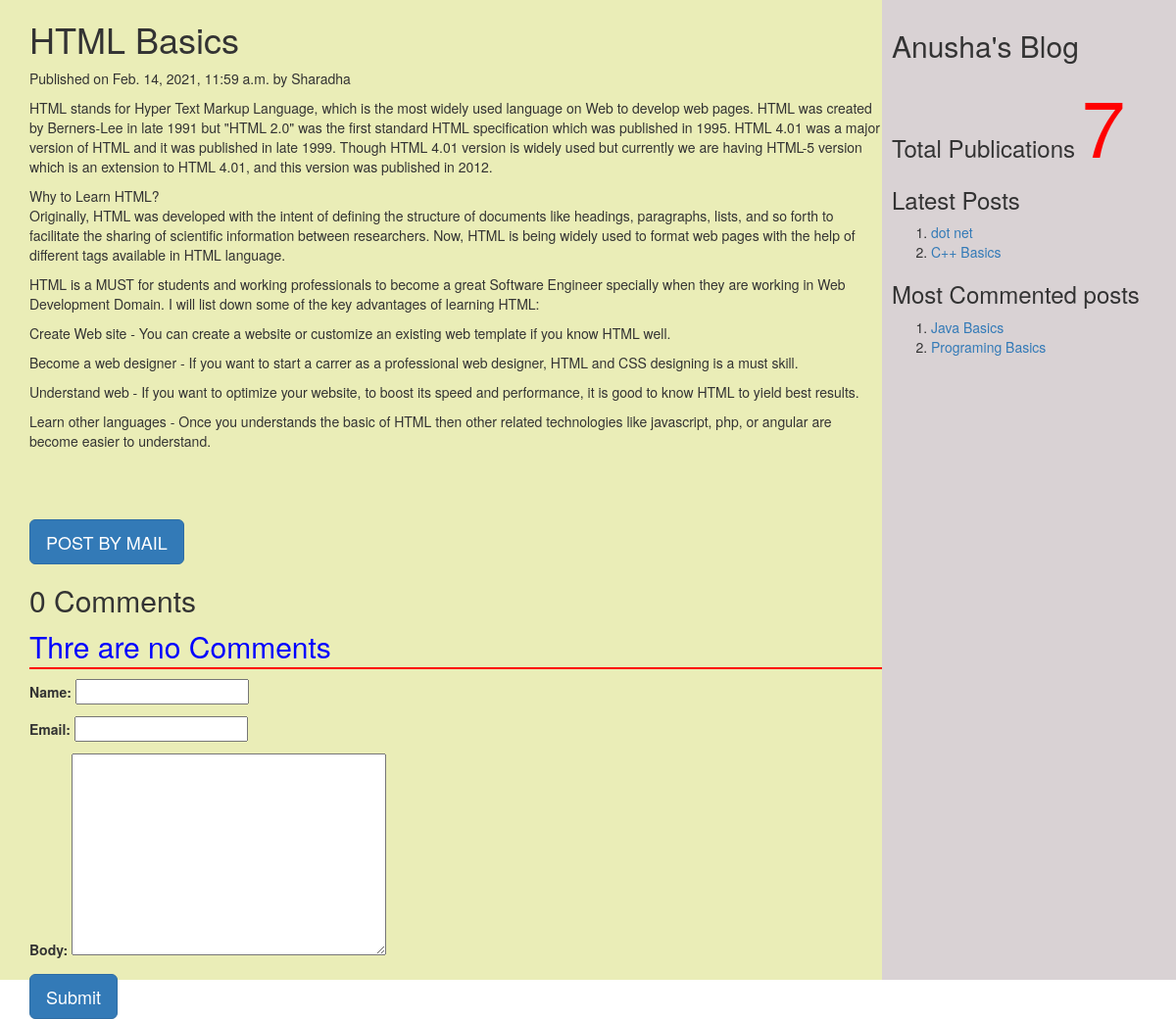
The page /2021/02/14/html-basics/ on the database its author committed.
### myApp/models.py (models this page shows, shortened)
class Post(models.Model):
    tags=TaggableManager()
    STATUS_CHOICES=(('draft','Draft'),('published','Published'))
    title=models.CharField(max_length=200)
    slug=models.SlugField(max_length=264,unique_for_date='publish')
    author=models.ForeignKey(User,related_name='blog_posts',on_delete=models.CASCADE)
    body=models.TextField()
    publish=models.DateTimeField(default=timezone.now)
    created=models.DateTimeField(auto_now_add=True)
    updated=models.DateTimeField(auto_now=True)
    status=models.CharField(max_length=20,choices=STATUS_CHOICES,default='draft')
    objects=CustomManager()
    class Meta:
        ordering=('-publish',)
    def get_absolute_url(self):
        return reverse('post_detail',args=[self.publish.year,self.publish.strftime('%m'),self.publish.strftime('%d'),self.slug])

### myApp/views.py (the view, shortened to what this page needs)
# urls.py: url(r'(?P<year>\d{4})/(?P<month>\d{2})/(?P<day>\d{2})/(?P<post>[-\w]+)/$',views.post_detail_view,name='post_detail'),
def post_detail_view(request,year,month,day,post):
    post=get_object_or_404(Post,slug=post,publish__year=year,publish__month=month,publish__day=day)
    comments=post.comments.filter(active=True)
    csubmit=False
    form=CommentForm()
    d={'post':post,'form':form,'csubmit':csubmit,'comments':comments}
    return render(request,'myApp/post_detail.html',d)

### myApp/forms.py
class CommentForm(forms.ModelForm):
    class Meta:
        model=Comment
        fields=('name','email','body')

### myApp/models.py (called while the page is built)
    def get_queryset(self):
        return super().get_queryset().filter(status='published')

### myApp/templatetags/mytags.py (called while the page is built)
@register.simple_tag
def total_posts():
    return Post.objects.count()

@register.inclusion_tag('myApp/latest_post.html')
def show_latest_posts(count=3):
    latest_post=Post.objects.order_by('-publish')[:count]
    return {'latest_posts':latest_post}

@register.simple_tag
def get_most_commented_posts(count=2):
    return Post.objects.annotate(total_comments=Count('comments')).order_by('-total_comments')[:count]

### templates/myApp/post_detail.html (shortened to what this page needs)
<!DOCTYPE html>
<html lang="en" dir="ltr">
{%extends 'myApp/parent.html'%}
    {% block content_block%}
    <h1>{{post.title}}</h1>
    <p>Published on {{post.publish}} by {{post.author|title}}</p>
    {{post.body|linebreaks}}<br><br><br>
    <a href="/{{post.id}}/share" class="btn btn-lg btn-primary">POST BY MAIL</a>
     {%with comments.count as comments_count%}
     <h2>{{comments_count}} Comment{{comments_count|pluralize}}</h2>
     {%endwith%}
     {%if comments%}
     {%for c in comments%}
     <p>Comment {{forloop.counter}} by {{c.name}}</p>
     <div>
       {{c.body|linebreaks}}
     </div>
     <hr>
     {%endfor%}
     {%else%}
      <p style="color:blue;font-size:30px;font-style:bold;border-bottom:2px red solid;">Thre are no Comments</p>
     {%endif%}
     {%if csubmit%}
     <h2>Thank you... Your comment added successfully</h2>
     {%else%}
     <form method="post">
       {{form.as_p}}
       <input type="submit" class="btn btn-lg btn-primary"value="Submit">
     </form>
       {%endif%}
    {%endblock%}

### templates/myApp/parent.html (shortened to what this page needs)
<html>
{% load mytags %}
  <head>
    <link rel="stylesheet" href="https://maxcdn.bootstrapcdn.com/bootstrap/3.3.7/css/bootstrap.min.css">
  </head>
  <body>
    <div class="content" style="width:75%;float:left;background-color:#eaedb7;height:1000px;padding:0 0 0 30px">
              {%block content_block%}
              {%endblock%}
    </div>
    <div class="sidebar" style="width:25%;float:right;background-color:#d9d2d4;height:1000px;padding:10px">
      <h2>Anusha's Blog</h2>
      <h3> Total Publications
        <span style="color:red; font-size:80px">
        {% total_posts %}
        </span>
        <h3>Latest Posts </h3>
        {%show_latest_posts 2%}
        <h3>Most Commented posts</h3>
        {% get_most_commented_posts as m %}
        <ol>
          {% for post in m%}
          <li><a href="{{post.get_absolute_url}}">{{post.title}}</a></li>
          {%endfor%}
        </ol>
  </body>
</html>

### templates/myApp/latest_post.html
<!DOCTYPE html>
  <body>
    <ol>
    {%for post in latest_posts %}
    <li><a href="{{post.get_absolute_url}}">{{post.title}}</a></li>
    {%endfor%}
      </ol>
  </body>
</html>

### rows shown on the page
Post: title "HTML Basics", publish "Feb. 14, 2021, 11:59 a.m.", author "Sharadha", body "HTML stands for Hyper Text Markup Language, which is the most widely used language on Web to develop web pages. HTML was created by Berners-Lee in late 1991 but \"HTML 2.0\" was the first standard HTML specification which was published in 1995. HTML 4.01 was a major version of HTML and it was published in late 1999. Though HTML 4.01 version is widely used but currently we are having HTML-5 version which is an extension to HTML 4.01, and this version was published in 2012. Why to Learn HTML? Originally, HTML was developed with the intent of defining the structure of documents like headings, paragraphs, lists, and so forth to facilitate the sharing of scientific information between researchers.…"
Post: title "dot net"
Post: title "C++ Basics"
Post: title "Java Basics"
Post: title "Programing Basics"

### other values the page prints
{{ comments_count }} "0"
